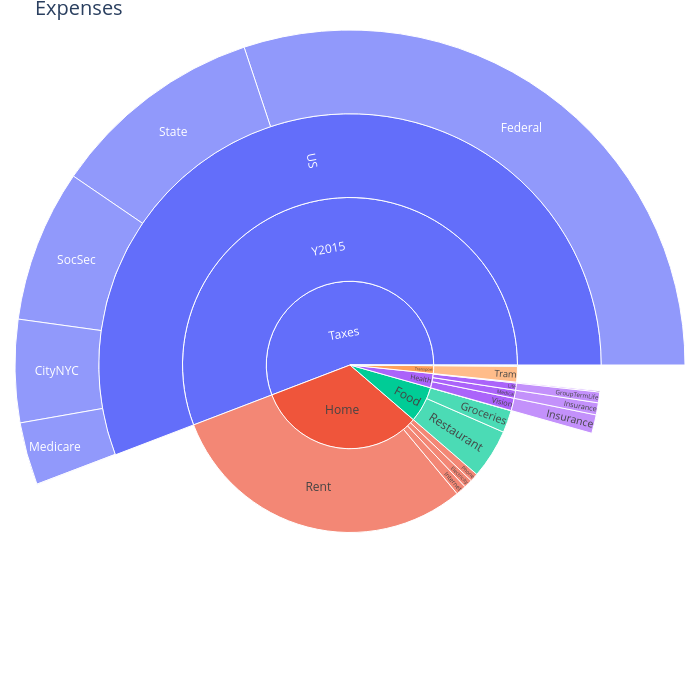

Here is the notebook cell this chart was saved with:
### Code cell
expenses_sunburst_fig =get_sunburst_figure_from_pivot(expenses_USD, column_to_pick=('amount (USD)', '2015'))
expenses_sunburst_fig.update_layout(margin=dict(t=30, l=0, r=0, b=0),
                    autosize=True,
                    width=700,
                    height=700,
                    title_text="Expenses",
                    # title_x=0.5,
                    # title_y=0.95,
                    title_font=dict(size=20),
                    font=dict(size=12)
                   )
expenses_sunburst_fig.show()

### Figure 1 — Plotly figure (JSON) as saved in the notebook; plotly's stock layout.template omitted (floating-point values rounded to 4 significant figures)
{"data": [{"branchvalues": "total", "ids": ["Financial", "Financial===Commissions", "Financial===Fees", "Food", "Food===Coffee", "Food===Groceries", "Food===Restaurant", "Health", "Health===Dental", "Health===Dental===Insurance", "Health===Life", "Health===Life===GroupTermLife", "Health===Medical", "Health===Medical===Insurance", "Health===Vision", "Health===Vision===Insurance", "Home", "Home===Electricity", "Home===Internet", "Home===Phone", "Home===Rent", "Taxes", "Taxes===Y2015", "Taxes===Y2015===US", "Taxes===Y2015===US===CityNYC", "Taxes===Y2015===US===Federal", "Taxes===Y2015===US===Medicare", "Taxes===Y2015===US===SDI", "Taxes===Y2015===US===SocSec", "Taxes===Y2015===US===State", "Transport", "Transport===Tram"], "labels": ["Financial", "Commissions", "Fees", "Food", "Coffee", "Groceries", "Restaurant", "Health", "Dental", "Insurance", "Life", "GroupTermLife", "Medical", "Insurance", "Vision", "Insurance", "Home", "Electricity", "Internet", "Phone", "Rent", "Taxes", "Y2015", "US", "CityNYC", "Federal", "Medicare", "SDI", "SocSec", "State", "Transport", "Tram"], "parents": ["", "Financial", "Financial", "", "Food", "Food", "Food", "", "Health", "Health===Dental", "Health", "Health===Life", "Health", "Health===Medical", "Health", "Health===Vision", "", "Home", "Home", "Home", "Home", "", "Taxes", "Taxes===Y2015", "Taxes===Y2015===US", "Taxes===Y2015===US", "Taxes===Y2015===US", "Taxes===Y2015===US", "Taxes===Y2015===US", "Taxes===Y2015===US", "", "Transport"], "type": "sunburst", "values": [119.6, 71.6, 48, 6615.0, 21.93, 2054, 4539.0, 2616.0, 78.3, 78.3, 656.6, 656.6, 739.3, 739.3, 1142.0, 1142.0, 31300.0, 780, 960.1, 764.3, 28800, 53190.0, 53190.0, 53190.0, 4723.0, 28700.0, 2879.0, 30.24, 7000.0, 9857.0, 1440, 1440]}], "layout": {"autosize": true, "font": {"size": 12}, "height": 700, "margin": {"b": 0, "l": 0, "r": 0, "t": 30}, "title": {"font": {"size": 20}, "text": "Expenses"}, "width": 700}}
